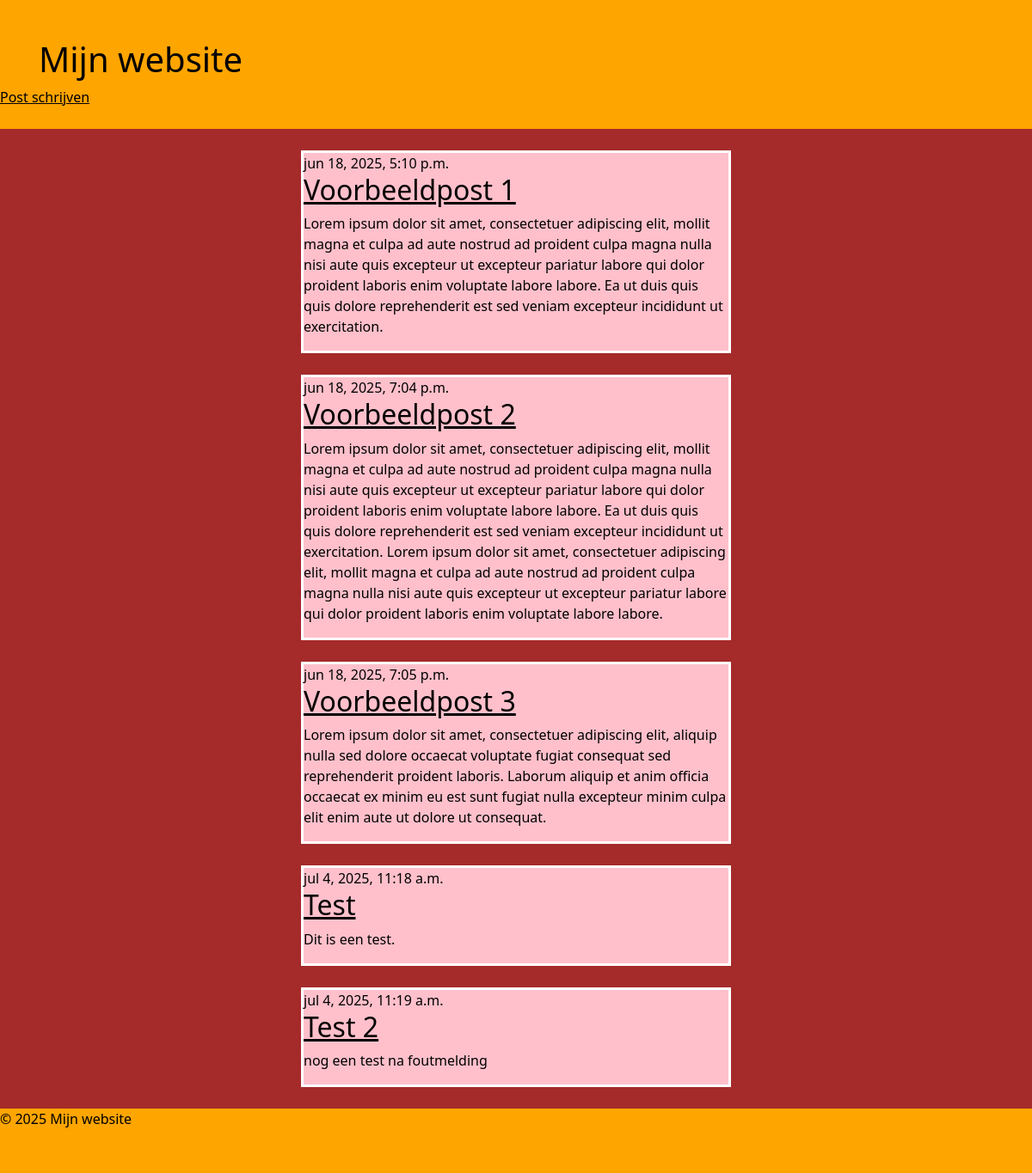
Before: / with the older database file.
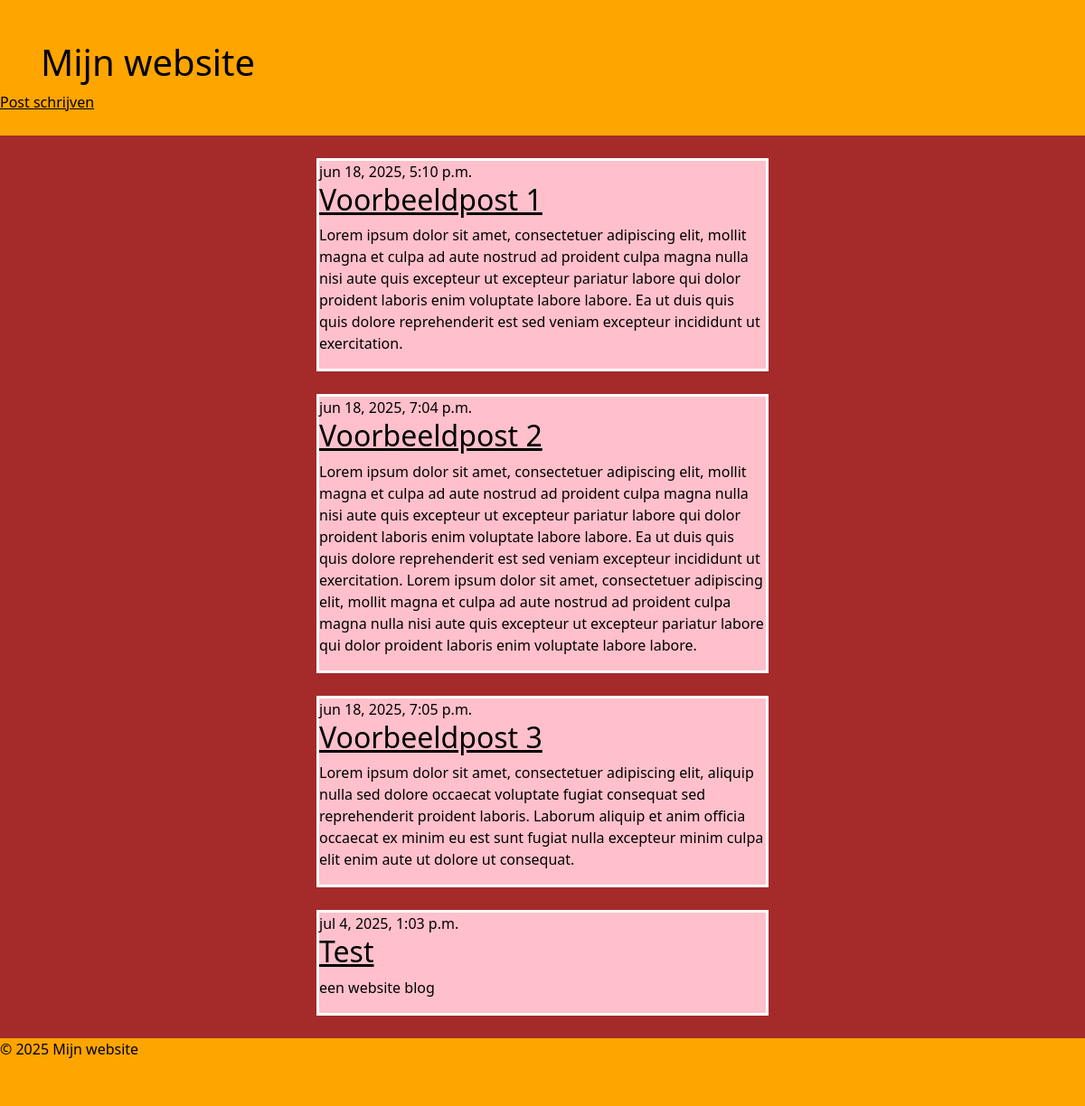
After: the same page with the newer database file.
### blog/models.py (models this page shows, shortened)
class Post(models.Model):
    author = models.ForeignKey(settings.AUTH_USER_MODEL, on_delete=models.CASCADE)
    title = models.CharField(max_length=200)
    text = models.TextField()
    created_date = models.DateTimeField(default=timezone.now)
    published_date = models.DateTimeField(blank=True, null=True)

### blog/views.py (the view)
# urls.py: path('', views.post_list, name='post_list'),  # de post_list view wordt aangeroepen wanneer de root url wordt bezocht
def post_list(request):
    posts = Post.objects.filter(published_date__lte=timezone.now()).order_by('published_date') # haal alle posts op die gepubliceerd zijn en sorteer ze op de publicatiedatum
    return render(request, 'blog/post_list.html', {'posts':posts}) # template post_list.html wordt gerenderd en wordt opgevuld met de inhoud, dit wordt dan aan bezoeker getoond als mooie pagina

### blog/templates/blog/post_list.html
{% extends 'blog/base.html' %}
{% load static %}
{% block title %}Mijn blog{% endblock %} {% block inhoud %} {% for post in posts %}
<article class="post">
	<time class="date"> {{ post.published_date }} </time>
	<h2>
		<a href="{% url 'post_inhoud' pk=post.pk %}">
			{{ post.title }}
		</a>
	</h2>
	<p>{{ post.text|linebreaksbr }}</p>
</article>
{% endfor %} {% endblock %}

### blog/templates/blog/base.html (shortened to what this page needs)
{% load static %}
<!DOCTYPE html>
<html lang="en" dir="ltr">
	<head>
		<link href="https://cdn.jsdelivr.net/npm/bootstrap@5.1.3/dist/css/bootstrap.min.css" rel="stylesheet" />
		<link rel="stylesheet" href="{% static 'css/stijl.css' %}" />
	</head>
	<body>
		<header>
			<h1>Mijn website</h1>
			<a href="{% url 'post_nieuw' %}" class="top-menu">Post schrijven</a>
		</header>
		<section id="main-content">{% block inhoud %}{% endblock %}</section>
		<footer>
			<p>&copy; 2025 Mijn website</p>
		</footer>
	</body>
</html>

### blog/static/CSS/stijl.css (style rules this page uses)
body { background-color: brown; color: black; }
header { height: 150px; background-color: orange; }
h1 { color: black; padding-top: 45px; padding-left: 45px; }
a { color: black; }
article { width: 500px; margin: 25px 350px 25px auto; border: 3px solid white; background-color: pink; }
footer { height: 75px; background-color: orange; }

Changed rows visible on the page:
removed Post: published_date "jul 4, 2025, 11:18 a.m.", title "Test", text "Dit is een test."
removed Post: published_date "jul 4, 2025, 11:19 a.m.", title "Test 2", text "nog een test na foutmelding"
added Post: published_date "jul 4, 2025, 1:03 p.m.", title "Test", text "een website blog"
